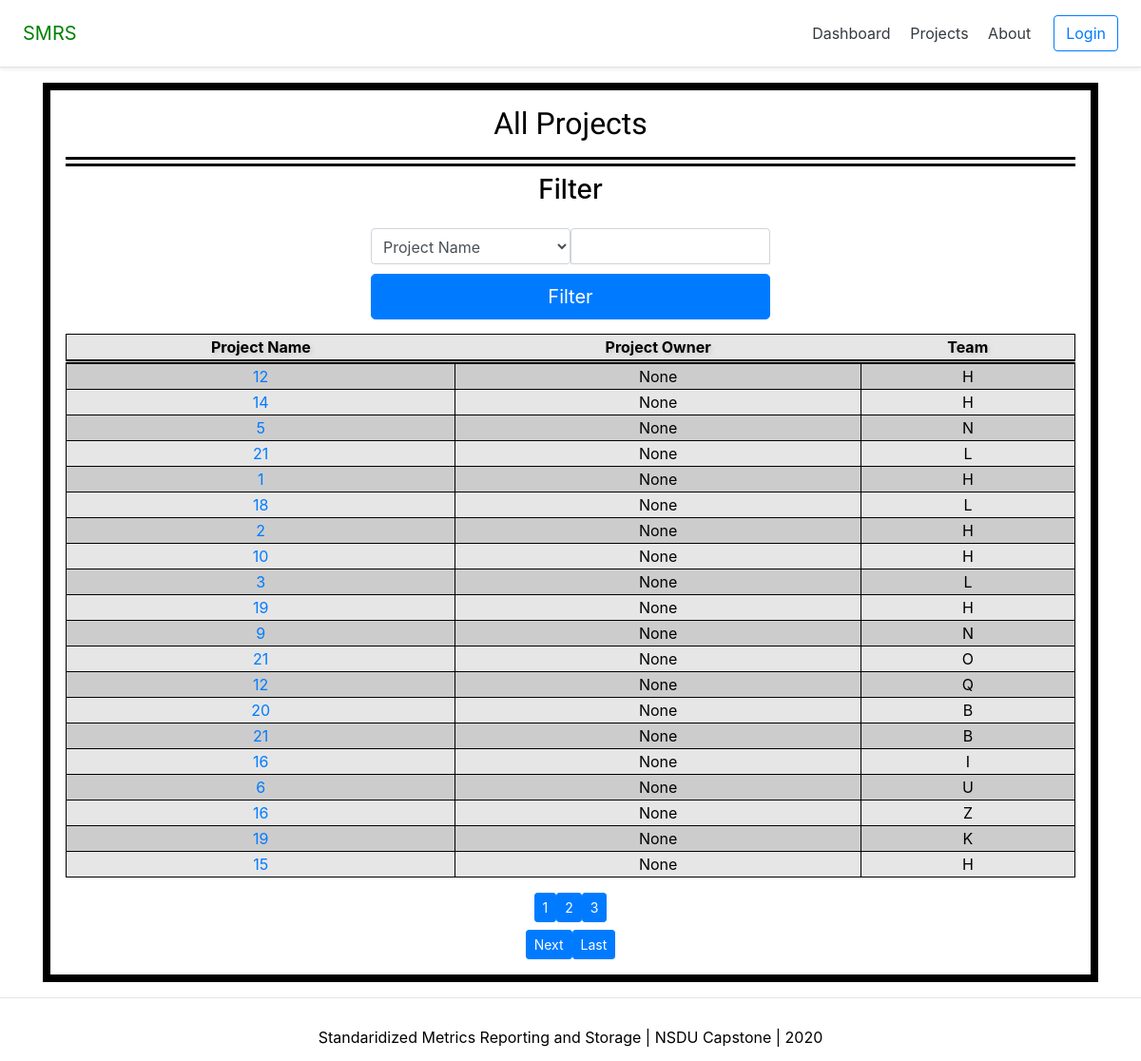
Before: /dashboard/projects/all/ with the older database file.
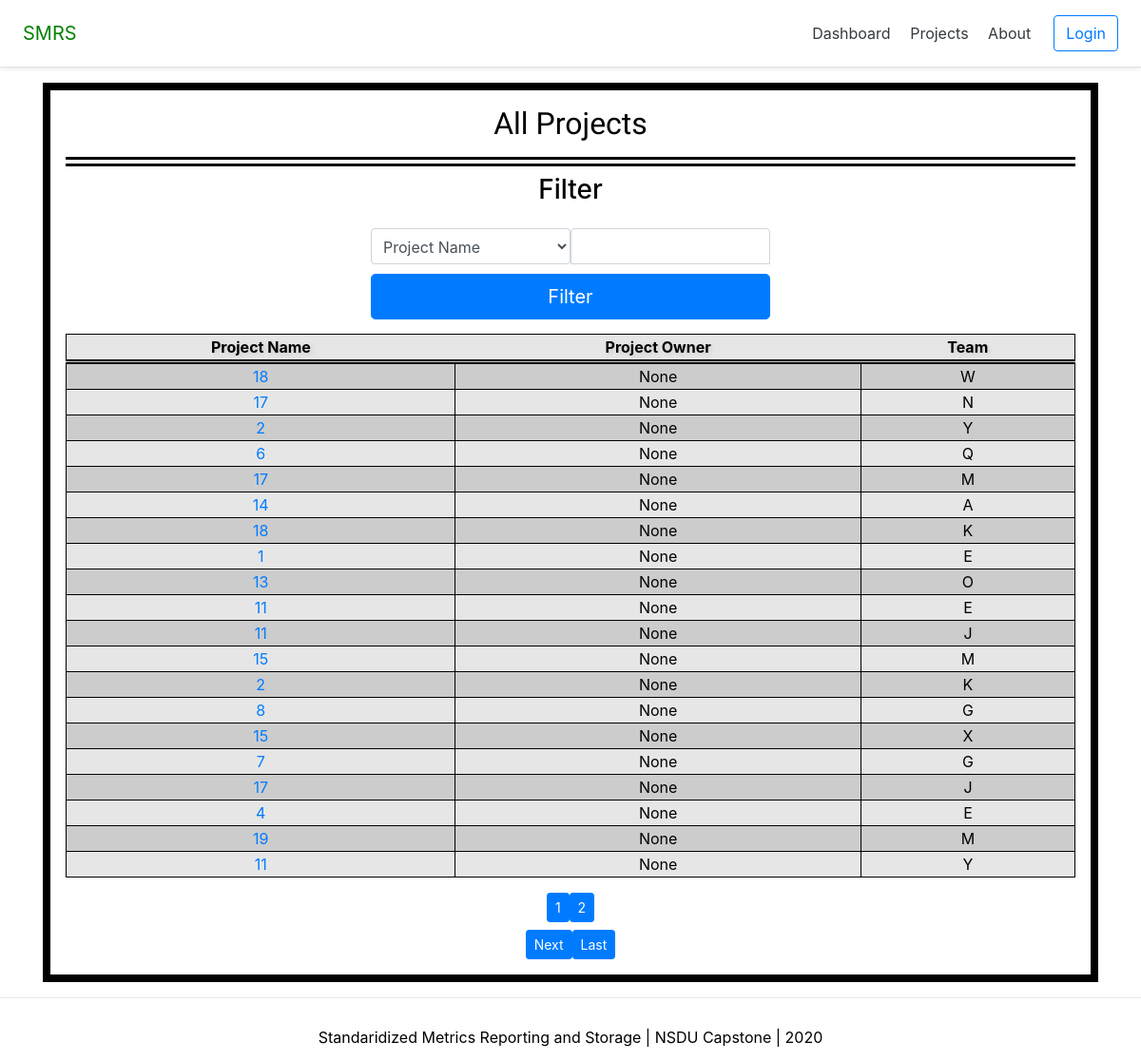
After: the same page with the newer database file.
### restAPI/models.py (models this page shows, shortened)
class Project (models.Model):
    name                    = models.CharField(max_length=25)
    productOwner            = models.ForeignKey(model.Account, null = True, blank = True, on_delete=models.CASCADE)
    teamID                  = models.ForeignKey(model.Team, on_delete=models.CASCADE)
    projectNumber           = models.IntegerField()

### account/models.py (models this page shows)
class Team (models.Model):
    name                     = models.CharField(max_length=25, unique=True )
    teamData                 = models.TextField(null=True, blank=True)
    def __str__(self):
        return self.name

### dashboard/views.py (the view, shortened to what this page needs)
# urls.py: path('projects/all/', projectAll_view, name='project_all'),
def projectAll_view(request):
    context= {}
    projects = Project.objects.all()
    paginator = Paginator(projects, 20) ## To switch items per page change the number
    try: # If no items
        page = int(request.GET.get('page', '1'))
    except:
        page = 1
    try:# If page is not found
        projects = paginator.page(page)
    except:
        projects = paginator.page(paginator.num_pages)
    context["projects"] = projects
    context["projects"] = projects
    return render(request, "dashboard/project_all.html", context)

### dashboard/templates/dashboard/project_all.html (shortened to what this page needs)
{% extends 'base.html' %}
{% load static %}
{% block content %}
<head>
<link rel="stylesheet" href="{% static 'css/projects.css' %}">
</head>
<body>
<div class="container">
  <div id="primaryContent">
    <h2 id="title">All Projects</h2>
    <h3>Filter</h3>
    <div class="row d-flex flex-row">
     <form class="form-signin" method="post">{% csrf_token %}
        <div class="d-flex justify-content-start">
        <select class="p-2 form-control" name="filterItem">
            <option value="projectName">Project Name</option>
        </select>
        <input type='text' name="filterInput" class="form-control p-2" required>
        </div>
        <button class="btn btn-lg btn-primary btn-block" type="submit">Filter</button>
     </form>
    </div>
    {% if  request.user.is_authenticated %}
    <table>
      <tr>
        <th>Project Name</th>
        <th>Project Owner</th>
        <th>Team</th>
        <th>Add Favorite</th>
      </tr>
      {% for project in projects %}
      <tr>
        <td ><a href="{% url 'dashboard:detail' project.pk %}">{{project.name}}</a></td>
        <td>{{project.productOwner}}</td>
        <td>{{project.teamID}}</td>
        <td><a href="{% url 'dashboard:addfav' project.pk %}">+</a></td>
      </tr>
      {% endfor %}
    </table>
    {% include 'snippets/paginator_projects.html' %}
    {% else %}
     <table>
      <tr>
        <th>Project Name</th>
        <th>Project Owner</th>
        <th>Team</th>
      </tr>
      {% for project in projects %}
      <tr>
        <td ><a href="{% url 'dashboard:detail' project.pk %}">{{project.name}}</a></td>
        <td>{{project.productOwner}}</td>
        <td>{{project.teamID}}</td>
      </tr>
      {% endfor %}
    </table>
    {% include 'snippets/paginator_projects.html' %}
    {% endif %}
  </div>
</div>
</body>
{% endblock content %}

### templates/base.html (shortened to what this page needs)
<!DOCTYPE html>
<html>
<head>
{% load static %}
{% include 'snippets/header.html' %}
<link rel="stylesheet" href="{% static 'css/master.css' %}">
{% if request.user.darkColorScheme == "Light" %}
<link rel="stylesheet" href="{% static 'css/lightMode.css' %}">
{% elif request.user.darkColorScheme == "Dark" %}
<link rel="stylesheet" href="{% static 'css/darkMode.css' %}">
{% else %}
<link rel="stylesheet" href="{% static 'css/lightMode.css' %}">
{% endif %}
</head>
<body>
  <div class="main">
    {% block content %}{% endblock %}
  </div>
 {% include 'snippets/footer.html' %}
</body>
</html>

### templates/snippets/header.html (shortened to what this page needs)
    <link rel="stylesheet" href="https://stackpath.bootstrapcdn.com/bootstrap/4.3.1/css/bootstrap.min.css">
<div class="myNav d-flex flex-column flex-md-row align-items-center p-3 px-md-4 mb-3 bg-white border-bottom shadow-sm">
  <h5 class="my-0 mr-md-auto font-weight-normal" ><span style="color : green;">SMRS</span></h5>
  {% if  request.user.is_authenticated %}
  <nav class="my-2 my-md-0 mr-md-3" >
    <a class="p-2 text-dark" href="{% url 'home' %}">Dashboard</a>
    {% if request.user.teamid != NoneType %}
    <a class="p-2 text-dark" href="{% url 'dashboard:team' %}">Team</a>
    <a class="p-2 text-dark" href="{% url 'dashboard:project_team' %}">Projects</a>
    {% endif %}
    <a class="p-2 text-dark" href="{% url 'account:detail' %}">User</a>
    <a class="p-2 text-dark" href="/restAPI">RestAPI</a>
  </nav>
  <a class="btn btn-outline-primary" href="{% url 'account:logout' %}">Logout</a>
  {% else %}
  <nav class="my-2 my-md-0 mr-md-3">
    <a class="p-2 text-dark" href="{% url 'home' %}">Dashboard</a>
    <a class="p-2 text-dark" href="{% url 'dashboard:project_all' %}">Projects</a>
    <a class="p-2 text-dark" href="{% url 'dashboard:about' %}">About</a>
  </nav>
  <a class="btn btn-outline-primary" href="{% url 'account:login' %}">Login</a>
  {% endif %}
</div>

### dashboard/templates/snippets/paginator_projects.html (shortened to what this page needs)
  <div class="myCenter">
  </div>
    <div class="myCenter">
{% for num in projects.paginator.page_range %}
    {% if projects.number == num %}
    <a class="btn btn-sm btn-primary" href="?page={{ num }}">{{ num }}</a>
    {% elif num > projects.number|add:'-3' and num < projects.number|add:'3' %}
    <a class="btn btn-sm btn-primary" href="?page={{ num }}">{{ num }}</a>
    {% endif %}
{% endfor %}
  </div>
      <div class="myCenter">
{% if projects.has_next %}
    <a class="btn btn-sm btn-primary" href="?page={{projects.next_page_number}}">Next</a>
    <a class="btn btn-sm btn-primary" href="?page={{ projects.paginator.num_pages }}">Last</a>
{% endif %}
</div>

### templates/snippets/footer.html
<hr>
<div class= "d-flex flex-row align-items-center footer" style="min-height: 50px;">
    <p class="m-auto">Standaridized Metrics Reporting and Storage | NSDU Capstone | 2020 </p>
</div>

### dashboard/static/css/master.css (style rules this page uses)
#primaryContent { border: .5em solid black; padding: 1em; }
#title { text-align: center; font-size: 2em; border-bottom: 10px double black; padding-bottom: .5em; }
table { border: 1px solid black; width: 100%; }
th { border-bottom: 5px double black; padding-right: 1em; padding-left: 1em; color:white; text-shadow: 2px 2px 4px #000000; }
td { border-right:solid black 1px; border-bottom:solid black 1px; }
.myCenter { padding-top: .5em; display: flex; justify-content: center; }

### dashboard/static/css/lightMode.css (style rules this page uses)
body { background: white; color:black; }
tr:nth-child(odd) { background-color: #e6e6e6 ; }
tr:nth-child(even) { background-color: #cccccc ; }
th { color:black; text-shadow: 2px 2px 4px #cccccc; }
a { color:000066; }

### dashboard/static/css/projects.css (style rules this page uses)
body { text-align: center; }
h2, #subTitle { font-family: 'Fjalla One', sans-serif; }
button { background-color: #c5edba; font-size: 20px; border-radius: 8px; }

### account/templates/snippets/formCss.html (style rules this page uses)
.form-signin { width: 100%; max-width: 450px; padding: 15px; margin: auto; }
.form-signin input[type="text"] { margin-bottom: 10px; border-bottom-right-radius: 0; border-bottom-left-radius: 0; }

### templates/base.html (style rules this page uses)
.main { min-height: 100vh; height: 100%; }

Changed rows visible on the page:
changed Project (number 1 of 20 on the later page): name "12" → "18"; teamID "H" → "W"
changed Project (number 2 of 20 on the later page): name "14" → "17"; teamID "H" → "N"
changed Project (number 3 of 20 on the later page): name "5" → "2"; teamID "N" → "Y"
changed Project (number 4 of 20 on the later page): name "21" → "6"; teamID "L" → "Q"
changed Project (number 5 of 20 on the later page): name "1" → "17"; teamID "H" → "M"
changed Project (number 6 of 20 on the later page): name "18" → "14"; teamID "L" → "A"
changed Project (number 7 of 20 on the later page): name "2" → "18"; teamID "H" → "K"
changed Project (number 8 of 20 on the later page): name "10" → "1"; teamID "H" → "E"
changed Project (number 9 of 20 on the later page): name "3" → "13"; teamID "L" → "O"
changed Project (number 10 of 20 on the later page): name "19" → "11"; teamID "H" → "E"
changed Project (number 11 of 20 on the later page): name "9" → "11"; teamID "N" → "J"
changed Project (number 12 of 20 on the later page): name "21" → "15"; teamID "O" → "M"
changed Project (number 13 of 20 on the later page): name "12" → "2"; teamID "Q" → "K"
changed Project (number 14 of 20 on the later page): name "20" → "8"; teamID "B" → "G"
changed Project (number 15 of 20 on the later page): name "21" → "15"; teamID "B" → "X"
changed Project (number 16 of 20 on the later page): name "16" → "7"; teamID "I" → "G"
changed Project (number 17 of 20 on the later page): name "6" → "17"; teamID "U" → "J"
changed Project (number 18 of 20 on the later page): name "16" → "4"; teamID "Z" → "E"
changed Project (number 19 of 20 on the later page): teamID "K" → "M"
changed Project (number 20 of 20 on the later page): name "15" → "11"; teamID "H" → "Y"
Other visible differences:
list line gone: "3"
